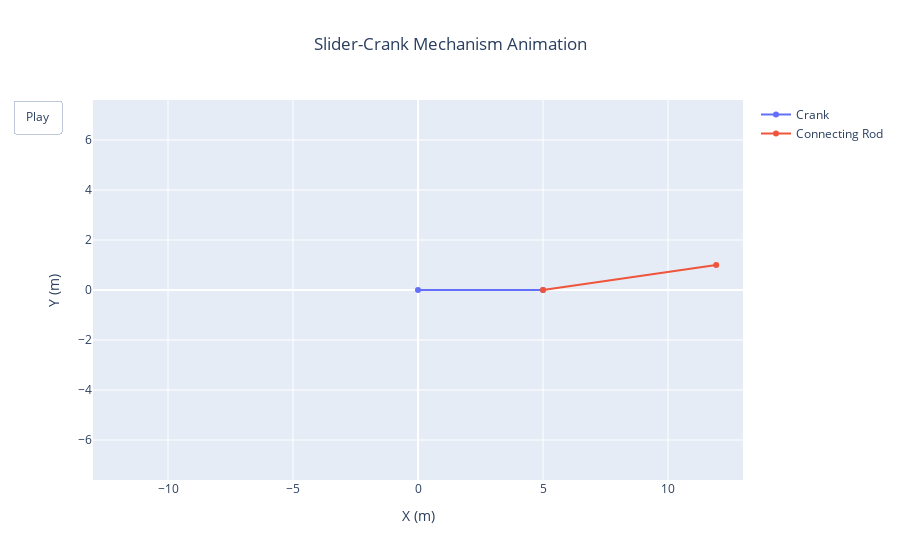

The notebook cell saved with this chart:
### Code cell
# Example usage
l2 = 5
l3 = 7
offset = 1

animated_figure = create_animation(l2, l3, offset)
animated_figure.show()

### Figure 1 — Plotly figure (JSON) as saved in the notebook; plotly's stock layout.template omitted (floating-point values rounded to 4 significant figures)
{"data": [{"mode": "markers+lines", "name": "Crank", "type": "scatter", "x": [1.952e-25, 5], "y": [1.848e-26, 2.772e-26]}, {"mode": "markers+lines", "name": "Connecting Rod", "type": "scatter", "x": [5, 11.93], "y": [2.772e-26, 1]}], "layout": {"title": {"text": "Slider-Crank Mechanism Animation", "x": 0.5}, "updatemenus": [{"buttons": [{"args": [null, {"frame": {"duration": 100, "redraw": true}, "fromcurrent": true}], "label": "Play", "method": "animate"}], "showactive": false, "type": "buttons"}], "xaxis": {"anchor": "y", "constrain": "domain", "domain": [0, 1], "range": [-13, 13], "scaleanchor": "y", "title": {"text": "X (m)"}}, "yaxis": {"anchor": "x", "domain": [0, 1], "range": [-5.5, 5.5], "scaleanchor": "x", "title": {"text": "Y (m)"}}}}
